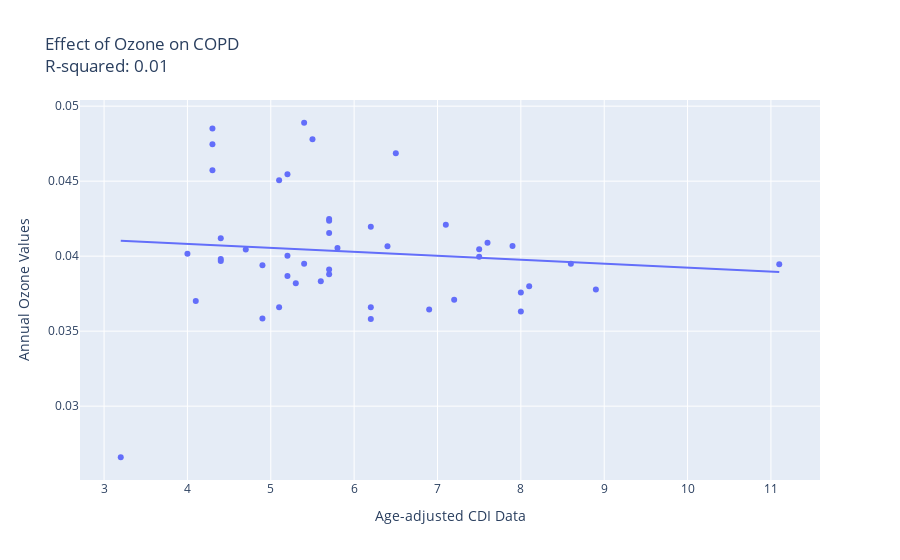

Source (notebook cell):
### Code cell
## Ozone and COPD
plot_indiv_cdi('Ozone', "COPD", copd_df)

### Figure 1 — Plotly figure (JSON) as saved in the notebook; plotly's stock layout.template omitted (floating-point values rounded to 4 significant figures)
{"data": [{"hovertemplate": "<b>%{hovertext}</b><br><br>Age-adjusted CDI Data=%{x}<br>Annual Ozone Values=%{y}<extra></extra>", "hovertext": ["Alabama", "Arizona", "Arkansas", "California", "Colorado", "Delaware", "Florida", "Georgia", "Hawaii", "Idaho", "Illinois", "Indiana", "Iowa", "Kansas", "Kentucky", "Louisiana", "Maine", "Maryland", "Massachusetts", "Michigan", "Minnesota", "Mississippi", "Missouri", "Montana", "Nevada", "New Hampshire", "New Jersey", "New Mexico", "New York", "North Carolina", "North Dakota", "Ohio", "Oklahoma", "Oregon", "Pennsylvania", "Rhode Island", "South Carolina", "South Dakota", "Tennessee", "Texas", "Utah", "Vermont", "Virginia", "Washington", "Wisconsin", "Wyoming"], "legendgroup": "", "marker": {"color": "#636efa", "symbol": "circle"}, "mode": "markers", "name": "", "orientation": "v", "showlegend": false, "type": "scatter", "x": [8.9, 5.4, 8.1, 5.1, 4.3, 5.2, 6.2, 6.2, 3.2, 5.2, 5.7, 7.6, 5.6, 5.8, 11.1, 8, 6.9, 4.4, 4, 7.5, 4.1, 8, 7.5, 5.7, 6.5, 5.7, 4.4, 4.3, 4.4, 5.7, 5.4, 7.1, 7.9, 5.1, 6.4, 6.2, 7.2, 5.7, 8.6, 4.9, 4.3, 5.2, 5.3, 4.9, 4.7, 5.5], "xaxis": "x", "y": [0.03777, 0.04889, 0.03799, 0.04506, 0.04851, 0.04003, 0.03581, 0.03659, 0.02659, 0.04546, 0.04154, 0.04089, 0.03834, 0.04055, 0.03946, 0.0363, 0.03644, 0.04119, 0.04017, 0.04047, 0.03702, 0.03758, 0.03997, 0.04248, 0.04687, 0.03879, 0.03968, 0.04746, 0.03981, 0.03911, 0.0395, 0.0421, 0.04069, 0.0366, 0.04066, 0.04195, 0.03709, 0.04237, 0.03949, 0.03939, 0.04572, 0.03868, 0.0382, 0.03585, 0.04045, 0.04779], "yaxis": "y"}, {"hovertemplate": "<b>OLS trendline</b><br>Ozone = -0.000263104 * DataValue + 0.0418631<br>R<sup>2</sup>=0.010367<br><br>Age-adjusted CDI Data=%{x}<br>Annual Ozone Values=%{y} <b>(trend)</b><extra></extra>", "legendgroup": "", "marker": {"color": "#636efa", "symbol": "circle"}, "mode": "lines", "name": "", "showlegend": false, "type": "scatter", "x": [3.2, 4, 4.1, 4.3, 4.3, 4.3, 4.4, 4.4, 4.4, 4.7, 4.9, 4.9, 5.1, 5.1, 5.2, 5.2, 5.2, 5.3, 5.4, 5.4, 5.5, 5.6, 5.7, 5.7, 5.7, 5.7, 5.7, 5.8, 6.2, 6.2, 6.2, 6.4, 6.5, 6.9, 7.1, 7.2, 7.5, 7.5, 7.6, 7.9, 8, 8, 8.1, 8.6, 8.9, 11.1], "xaxis": "x", "y": [0.04102, 0.04081, 0.04078, 0.04073, 0.04073, 0.04073, 0.04071, 0.04071, 0.04071, 0.04063, 0.04057, 0.04057, 0.04052, 0.04052, 0.04049, 0.04049, 0.04049, 0.04047, 0.04044, 0.04044, 0.04042, 0.04039, 0.04036, 0.04036, 0.04036, 0.04036, 0.04036, 0.04034, 0.04023, 0.04023, 0.04023, 0.04018, 0.04015, 0.04005, 0.04, 0.03997, 0.03989, 0.03989, 0.03986, 0.03978, 0.03976, 0.03976, 0.03973, 0.0396, 0.03952, 0.03894], "yaxis": "y"}], "layout": {"legend": {"tracegroupgap": 0}, "title": {"text": "Effect of Ozone on COPD<br>R-squared: 0.01"}, "xaxis": {"anchor": "y", "domain": [0, 1], "title": {"text": "Age-adjusted CDI Data"}}, "yaxis": {"anchor": "x", "domain": [0, 1], "title": {"text": "Annual Ozone Values"}}}}
